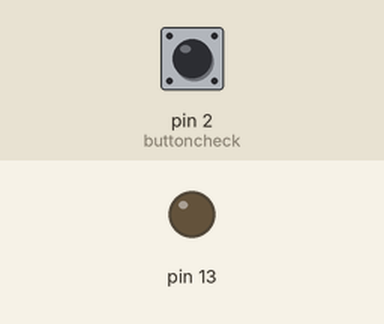
A sketch run on a simulated Arduino Uno, built with avr-gcc and run on an emulated ATmega328P. Parts: output pins drawn as LEDs (lit = HIGH). The inputs (shaded band) are chosen by the test bench; at power-on: pin 2 (buttoncheck) LOW.

Above: at 1.2 s.
1.3 s: pin 2 (buttoncheck) pulled HIGH for 0.15 s
At 1.37 s:
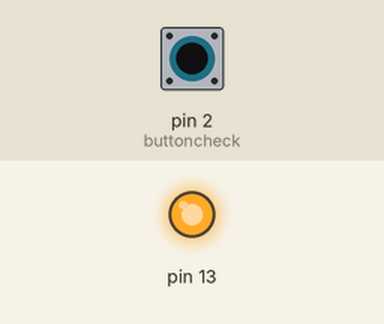
2.9 s: pin 2 (buttoncheck) pulled HIGH for 3.2 s
At 6.9 s:
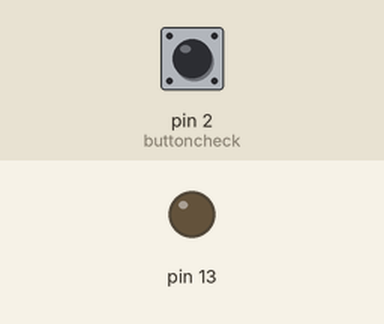
Timing chart, 0 to 8.4 s (numbered marks = the images above; inputs shaded):
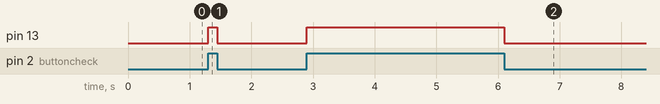

The sketch:

super_amur1.ino
```cpp
bool buttoncheck(){
  bool check = false;
  int buttonstate = digitalRead(2);
  if ( buttonstate == HIGH) {
    check = true;
  }
  else {
    check = false;
  }
  return check;
}


void setup()
{
  Serial.begin(9600);
  pinMode(2, INPUT);
  pinMode(13, OUTPUT);
}

void loop()
{
  if (buttoncheck()== true){
    digitalWrite (13, HIGH);
  }
  else {
    digitalWrite (13, LOW);
  }
}


//bool check = false;
//bool buttoncheck(){
  //int buttonstate = digitalRead(2);
  //if ( buttonstate == HIGH) {
    //check = true;
  //}
  //else {
    //check = false;
  //}
  //return check;
//}
    
```

Measured:
- after the input at 1.3 s, pin 13: LOW → HIGH at once, → LOW 0.15 s later
- after the input at 2.9 s, pin 13: LOW → HIGH at once, → LOW 3.2 s later
